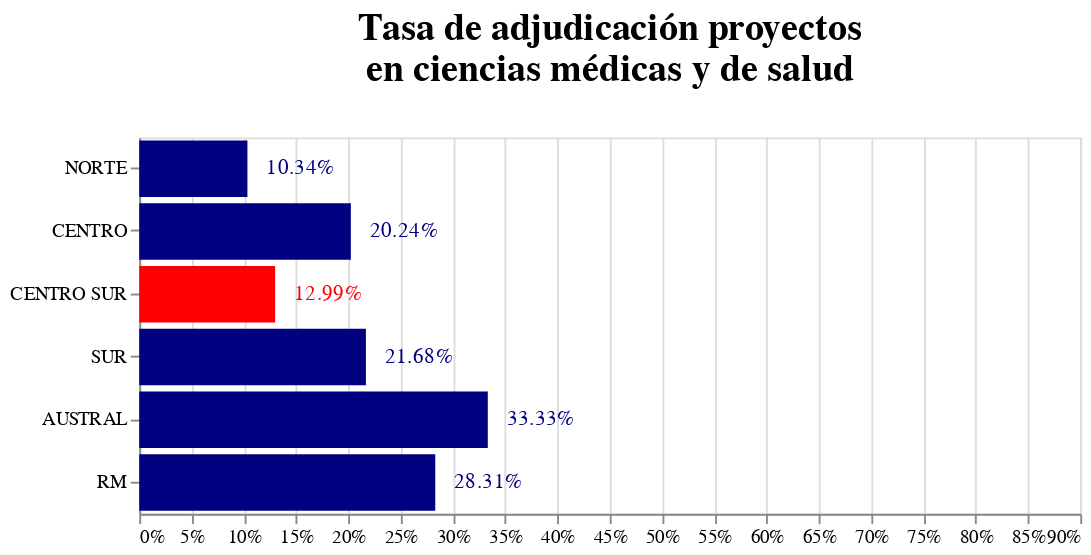

Notebook cell for this chart:
### Code cell
#datos solicitados}
print('[NACIONAL]Postulaciones: '+ str(len(df_2b)) ) #considera total nacional
print('[NACIONAL] Postulaciones adjudicadas: '+ str(len(df_2b[df_2b['ESTADO_RESOLUCION_CONCURSO']=='ADJUDICADO'])))
print('[NACIONAL] Tasa de adjudicación: '+ str("%.2f" %(len(df_2b[df_2b['ESTADO_RESOLUCION_CONCURSO']=='ADJUDICADO']) / len(df_2b) *100 )) + '%')
#Solo considera total de postulaciones macrozona
df_macrozona = df_2b[df_2b['MACRO ZONA']=='CENTRO SUR']
print('Tasa adjudicación macrozona centro-sur: ' + str("%.2f" %((len(df_macrozona[df_macrozona['ESTADO_RESOLUCION_CONCURSO']=='ADJUDICADO'])/len(df_macrozona))*100)) + '%' )
# Comparación aprobación nacional con aprobación macrozona
print('Porcentaje macrozona vs total nacional: '+ str('%.2f'%((len(df_macrozona[df_macrozona['ESTADO_RESOLUCION_CONCURSO']=='ADJUDICADO'])/len(df_2b[df_2b['ESTADO_RESOLUCION_CONCURSO']=='ADJUDICADO']))*100 ))+'%')

#graficos
scale = alt.Scale(domain=["NACIONAL", "ADJUDICACIÓN" , 'NODO CTCI CENTRO SUR'], #option 1
                  range=['cyan','navy','red'])

#scale = alt.Scale(domain=['NACIONAL', 'ADJUDICACIÓN'], #option 2
#                  range=['cyan','navy'])

chart1 =  alt.Chart(df_2).mark_bar().encode(
            x = alt.X('TASA', scale=alt.Scale(domain=[0, 0.9]), 
                      axis=alt.Axis(format='%'),title=None),
            y = alt.Y('MACRO ZONA',title=None,sort=None),
            tooltip=[alt.Tooltip('COUNT', title='Cantidad')],
            color=alt.condition(
                alt.datum['MACRO ZONA'] == 'CENTRO SUR',  # boolean
                alt.value('red'),     # if it's true
                alt.value('navy')   # else
            )
          )
text =  chart1.mark_text(align='left', baseline='middle', dx=10).encode(
          text = alt.Text("TASA", format=".2%")
        )

chart1 = chart1+text
chart1.properties(width=500, height=200,
    title=['Tasa de adjudicación proyectos','en ciencias médicas y de salud','']
).configure_legend(titleFontSize=14,labelFontSize=10).configure_title(
    fontSize=20, font='Arial', anchor='middle',color='black'
  )

### Figure 1 — Vega-Lite specification as saved in the notebook (floating-point values rounded to 4 significant figures)
{"config": {"view": {"continuousWidth": 400, "continuousHeight": 300}, "legend": {"labelFontSize": 10, "titleFontSize": 14}, "title": {"anchor": "middle", "color": "black", "font": "Arial", "fontSize": 20}}, "layer": [{"mark": "bar", "encoding": {"color": {"condition": {"value": "red", "test": "(datum['MACRO ZONA'] === 'CENTRO SUR')"}, "value": "navy"}, "tooltip": [{"type": "quantitative", "field": "COUNT", "title": "Cantidad"}], "x": {"type": "quantitative", "axis": {"format": "%"}, "field": "TASA", "scale": {"domain": [0, 0.9]}, "title": null}, "y": {"type": "nominal", "field": "MACRO ZONA", "sort": null, "title": null}}}, {"mark": {"type": "text", "align": "left", "baseline": "middle", "dx": 10}, "encoding": {"color": {"condition": {"value": "red", "test": "(datum['MACRO ZONA'] === 'CENTRO SUR')"}, "value": "navy"}, "text": {"type": "quantitative", "field": "TASA", "format": ".2%"}, "tooltip": [{"type": "quantitative", "field": "COUNT", "title": "Cantidad"}], "x": {"type": "quantitative", "axis": {"format": "%"}, "field": "TASA", "scale": {"domain": [0, 0.9]}, "title": null}, "y": {"type": "nominal", "field": "MACRO ZONA", "sort": null, "title": null}}}], "data": {"name": "data-b2e3f16f021ead8798b7c21a24c3da08"}, "height": 200, "title": ["Tasa de adjudicación proyectos", "en ciencias médicas y de salud", ""], "width": 500, "$schema": "https://vega.github.io/schema/vega-lite/v4.8.1.json", "datasets": {"data-b2e3f16f021ead8798b7c21a24c3da08": [{"MACRO ZONA": "NORTE", "ESTADO_RESOLUCION_CONCURSO": "ADJUDICADO", "COUNT": 3, "TASA": 0.1034, "TASA NACIONAL": 0.007812}, {"MACRO ZONA": "CENTRO", "ESTADO_RESOLUCION_CONCURSO": "ADJUDICADO", "COUNT": 17, "TASA": 0.2024, "TASA NACIONAL": 0.04427}, {"MACRO ZONA": "CENTRO SUR", "ESTADO_RESOLUCION_CONCURSO": "ADJUDICADO", "COUNT": 23, "TASA": 0.1299, "TASA NACIONAL": 0.0599}, {"MACRO ZONA": "SUR", "ESTADO_RESOLUCION_CONCURSO": "ADJUDICADO", "COUNT": 31, "TASA": 0.2168, "TASA NACIONAL": 0.08073}, {"MACRO ZONA": "AUSTRAL", "ESTADO_RESOLUCION_CONCURSO": "ADJUDICADO", "COUNT": 2, "TASA": 0.3333, "TASA NACIONAL": 0.005208}, {"MACRO ZONA": "RM", "ESTADO_RESOLUCION_CONCURSO": "ADJUDICADO", "COUNT": 308, "TASA": 0.2831, "TASA NACIONAL": 0.8021}]}}
